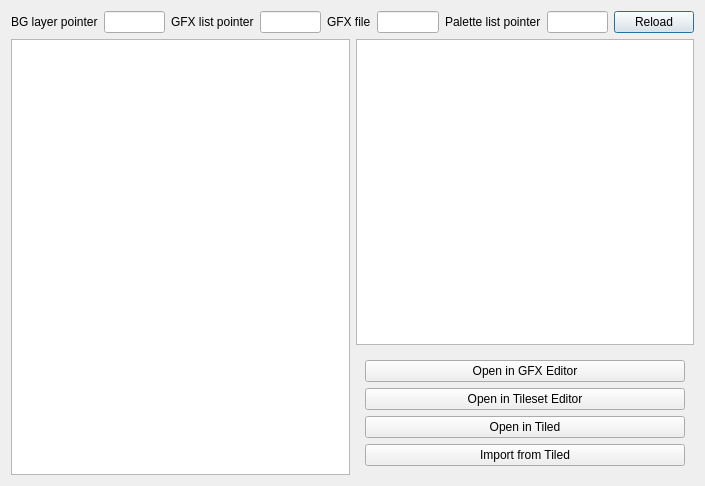
<?xml version="1.0" encoding="UTF-8"?>
<ui version="4.0">
 <class>MenuEditor</class>
 <widget class="QDialog" name="MenuEditor">
  <property name="geometry">
   <rect>
    <x>0</x>
    <y>0</y>
    <width>705</width>
    <height>486</height>
   </rect>
  </property>
  <property name="windowTitle">
   <string>Menu Editor</string>
  </property>
  <layout class="QVBoxLayout" name="verticalLayout_2">
   <item>
    <layout class="QHBoxLayout" name="horizontalLayout_2">
     <item>
      <widget class="QLabel" name="label_5">
       <property name="text">
        <string>BG layer pointer</string>
       </property>
      </widget>
     </item>
     <item>
      <widget class="QLineEdit" name="bg_layer_pointer"/>
     </item>
     <item>
      <widget class="QLabel" name="label_9">
       <property name="text">
        <string>GFX list pointer</string>
       </property>
      </widget>
     </item>
     <item>
      <widget class="QLineEdit" name="gfx_list_pointer"/>
     </item>
     <item>
      <widget class="QLabel" name="label">
       <property name="text">
        <string>GFX file</string>
       </property>
      </widget>
     </item>
     <item>
      <widget class="QLineEdit" name="gfx_file_pointer"/>
     </item>
     <item>
      <widget class="QLabel" name="label_7">
       <property name="text">
        <string>Palette list pointer</string>
       </property>
      </widget>
     </item>
     <item>
      <widget class="QLineEdit" name="palette_list_pointer"/>
     </item>
     <item>
      <widget class="QPushButton" name="reload_button">
       <property name="text">
        <string>Reload</string>
       </property>
      </widget>
     </item>
    </layout>
   </item>
   <item>
    <layout class="QHBoxLayout" name="horizontalLayout_3">
     <item>
      <widget class="QListWidget" name="menu_list"/>
     </item>
     <item>
      <layout class="QVBoxLayout" name="verticalLayout">
       <item>
        <widget class="QGraphicsView" name="layer_graphics_view">
         <property name="sizePolicy">
          <sizepolicy hsizetype="Expanding" vsizetype="Expanding">
           <horstretch>0</horstretch>
           <verstretch>1</verstretch>
          </sizepolicy>
         </property>
        </widget>
       </item>
       <item>
        <layout class="QVBoxLayout" name="verticalLayout_3">
         <item>
          <widget class="QWidget" name="edit_graphics_group" native="true">
           <property name="minimumSize">
            <size>
             <width>0</width>
             <height>104</height>
            </size>
           </property>
           <layout class="QVBoxLayout" name="verticalLayout_4">
            <item>
             <widget class="QPushButton" name="open_in_gfx_editor">
              <property name="text">
               <string>Open in GFX Editor</string>
              </property>
             </widget>
            </item>
            <item>
             <widget class="QPushButton" name="open_in_tileset_editor">
              <property name="text">
               <string>Open in Tileset Editor</string>
              </property>
             </widget>
            </item>
            <item>
             <widget class="QPushButton" name="tiled_export">
              <property name="text">
               <string>Open in Tiled</string>
              </property>
             </widget>
            </item>
            <item>
             <widget class="QPushButton" name="tiled_import">
              <property name="text">
               <string>Import from Tiled</string>
              </property>
             </widget>
            </item>
           </layout>
          </widget>
         </item>
        </layout>
       </item>
      </layout>
     </item>
    </layout>
   </item>
  </layout>
 </widget>
 <resources/>
 <connections/>
</ui>
